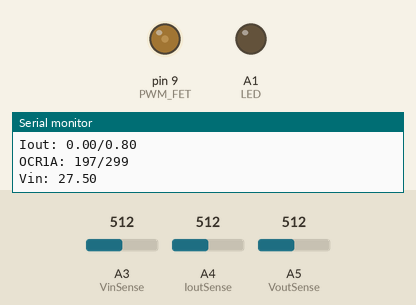
This sketch was run on a simulated Arduino Uno, built with avr-gcc and run on an emulated ATmega328P. On the bench: output pins drawn as LEDs (lit = HIGH), the last lines printed to the serial monitor. Dashed ring = blinking. Inputs (shaded band) come from the test bench; at power-on: A3 (VinSense) = 512, A4 (IoutSense) = 512, A5 (VoutSense) = 512.

Above: at 1.7 s.
1.8 s: A3 (VinSense) set to 332
At 2.7 s:
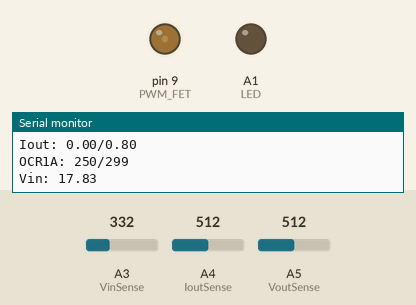
3.5 s: A3 (VinSense) set to 307
At 4.4 s:
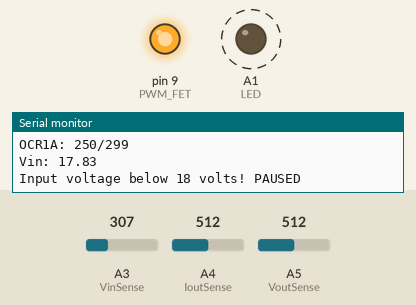
6.5 s: A3 (VinSense) set to 511
At 6.92 s:
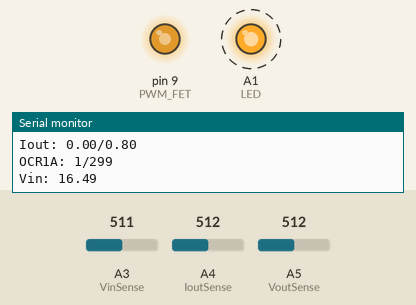
At 7.52 s:
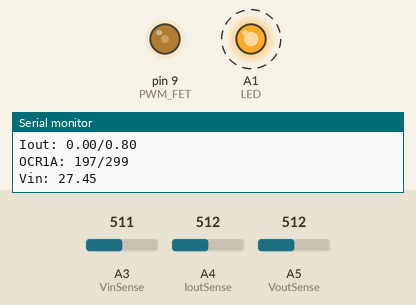
9.5 s: A4 (IoutSense) set to 716
12.5 s: A5 (VoutSense) set to 958
15.5 s: A5 (VoutSense) set to 987
Timing chart, 0 to 18.0 s (numbered marks = the images above; inputs shaded):
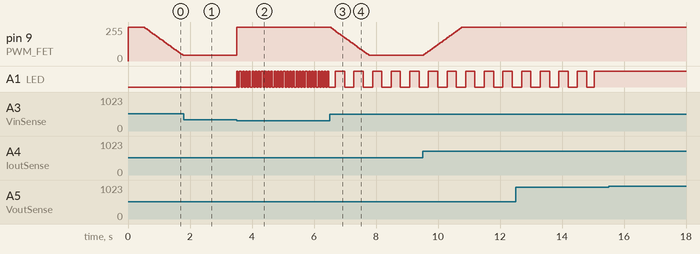

The sketch:

SMPS_v4.ino
```cpp
/*
Author: James Fotherby
  A program to control the output voltage of a non-synchronous boost converter used as a battery charger. A current sensor measures output current and
  resistor dividors measure input and output voltages. The Duty cycle to the MOSFET is continuously adjusted to maintain the set output voltage and
  current.

  To prevent control loop oscillations, the duty cycle is adjusted relatively slowly. This is fine for most applications but not all since the output voltage
  dips for a few douzen milliseconds on attachement of a load. The duty cycle is immediately cut back to zero if the output voltage exceeds a set threshold. This
  prevents damagingly high voltages from developing when a load is suddenly removed, which is a major issue with non-syncronous boost converters.

  A test is done every 15 seconds to see whether disabling pwm causes the output voltage to drop towards 19v. This would indicate nothing is connected to the output
  and that it is RC decaying through the voltage dividers for the Arduino's ADC. If such a scenario is detected the circuit idles and stops boosting. Reconnection
  of a battery starts things up again.

*/

// Pin descriptions
#define PWM_FET               9                                                 //OC1A - 16bit PWM output

#define LED                   A1
#define VinSense              A3
#define IoutSense             A4
#define VoutSense             A5

// Constants
#define VOLTAGE_SENSE_CONST   0.0537109
#define CURRENT_SENSE_CONST   0.02639

// Variables
int ICR_Reg = 299;                                                              // 53KHz PWM frequency
float VoltageSetPoint = 50.0;       //###### VERY IMPORTANT #######             // Battery longevity increased by not fully charging it.
float CurrentSetPoint = 0.8;        //###### VERY IMPORTANT #######             // This value means under 4A input for the whole charge (inductor's saturation limit) It slightly underestimates...
float Vout;
float Vin;
float Iout;

byte LED_Duty;

unsigned long CurrentMicros[5] = {0,0,0,0,0};
unsigned long PreviousMicros[5] = {0,0,0,0,0};
unsigned long Interval[5] = {100, 5000, 60000, 500000, 15000000};

//float Charge_Levels[10] = {29.6, 30.4, 30.8, 31.2, 31.6, 32.0, 32.4, 32.8, 33.2, 33.8};         // 8S
float Charge_Levels[10] = {44.4, 45.6, 46.2, 46.8, 47.4, 48.0, 48.6, 49.2, 49.8, 50.7};           // 12S

// Methods
void Check_Battery_Status(void);
void Iterate_Control_Loop(void);
void Display_Debug_Data(void);
void Over_Volt_Check(void);
void Toggle_LED(void);

//##############################################################################
// SETUP
//##############################################################################
void setup()
{
  Serial.begin(115200);                                                         // Starts Serial driver

  ICR1 = ICR_Reg;
  OCR1A = 0;

  pinMode(LED, OUTPUT);
  pinMode(PWM_FET, OUTPUT);
  pinMode(VinSense, INPUT);
  pinMode(IoutSense, INPUT);
  pinMode(VoutSense, INPUT);

  TCCR1A = 0b11000010;
  TCCR1B = 0b00011001;                                                          // Fast PWM, No Prescaling of the clock

  Serial.println("Starting up...");
  delay(500);
}

//##############################################################################
// LOOP
//##############################################################################
void loop()
{
// This loop calls various functions with a regular period (as stored in the Interval[] array)

  for(int i = 0;i < 5;i++)
  {
    CurrentMicros[i] = micros();
    if (CurrentMicros[i] - PreviousMicros[i] >= Interval[i])
    {
      PreviousMicros[i] = CurrentMicros[i];

      switch (i) {
      case 0:
        Over_Volt_Check();                                                    // 1) Perform check to see if output voltage has risen too high
        break;

      case 1:
        Iterate_Control_Loop();                                               // 2) Adjust PWM duty cycle until desired output voltage or current is reached
        break;

      case 2:
        Toggle_LED();                                                         // 3) Flash LED to indicate current state
        break;

      case 3:
        Display_Debug_Data();                                                 // 4) Display Debug Info
        break;

      case 4:
        Check_Battery_Status();                                               // 5) Check Whether Battery Connected etc
        break;
      }
    }
  }
}

//##############################################################################
// SUBROUTINES
//##############################################################################
void Over_Volt_Check()
{
  Vout = (float)analogRead(VoutSense) * VOLTAGE_SENSE_CONST;                    // Convert Analogue read to real voltage value

  if(Vout > VoltageSetPoint + 2.0)                                              // If voltage goes 2 volts higher than the set point. Shut off immediately
  {
    OCR1A = 0;
    Serial.println("OVER VOLTAGE, RESET PWM");
    delay(10);
  }
}

//==============================================================================
void Iterate_Control_Loop()
{
  Vout = (float)analogRead(VoutSense) * VOLTAGE_SENSE_CONST;                    // Convert Analogue read to real voltage value
  Iout = ((float)analogRead(IoutSense)  - 512.0) * CURRENT_SENSE_CONST;

  if((Vout < VoltageSetPoint) && (Iout < CurrentSetPoint))
  {
    OCR1A = min(OCR1A, (ICR_Reg - 50));                                         // Limit maximum duty cycle (~83%)
    OCR1A++;
  }
  else
  {
    OCR1A = max(OCR1A, 1);                                                      // Limit minimum duty cycle to 0% obviously
    OCR1A--;
  }
}

//==============================================================================
void Toggle_LED()
{
  static byte ledState;
  static byte LED_Duty_Counter = 0;

  LED_Duty_Counter++;
  if(LED_Duty_Counter > 9)
    LED_Duty_Counter = 0;

  if(LED_Duty_Counter >= LED_Duty)
    ledState = LOW;
  else
    ledState = HIGH;

  digitalWrite(LED, ledState);                                                  // Set the LED with the ledState of the variable:
}

//==============================================================================
void Display_Debug_Data()
{
  Serial.print("Vout: ");
  Serial.print(Vout);

  Serial.print("/");
  Serial.println(VoltageSetPoint);

  Serial.print("Iout: ");
  Serial.print(Iout);

  Serial.print("/");
  Serial.println(CurrentSetPoint);

  Serial.print("OCR1A: ");
  Serial.print(OCR1A);
  Serial.print("/");
  Serial.println(ICR_Reg);

  Serial.print("Vin: ");
  Serial.println(Vin);
  Serial.println();

  Vin = (float)analogRead(VinSense) * VOLTAGE_SENSE_CONST;
  if(Vin < 17.0)
  {
    OCR1A = 0;
    Serial.println("Input voltage below 18 volts! PAUSED");

    while(((float)analogRead(VinSense) * VOLTAGE_SENSE_CONST) < 18.0)
    {
      LED_Duty = 5;
      Toggle_LED();
      delay(10);
    }
  }
}

//==============================================================================
void Check_Battery_Status()
{
  Serial.println("Battery Check");

  OCR1A = 0;                                                                    // Switch off output and immediately measure output voltage
  delay(1);

  float Measured_Battery_Voltage = (float)analogRead(VoutSense) * VOLTAGE_SENSE_CONST;
  Serial.print("Measured Battery Voltage: ");
  Serial.println(Measured_Battery_Voltage);

  static byte Suspect_Disconnected_Battery = 0;
  float Voltage_to_Reach = VoltageSetPoint - 0.25;
  byte counter = 0;

  // Checks if battery is fully charged. If so, the target voltage will be reached and current flow will be zero.
  while(Measured_Battery_Voltage >= Voltage_to_Reach && Iout <= 0.1)            // If the standalone Battery Voltage >= The Set point and less than 0.1A is flowing stay in this loop
  {
    Voltage_to_Reach = VoltageSetPoint - 0.5;                                   // Add a bit of Hysterisis in. This makes it easier to stay in this loop by reducing the set point slightly once here

    LED_Duty = 10;                                                              // Simply ensures LED is always on
    Toggle_LED();
    delay(10);

    counter++;                                                                  // Increment counter every 10ms whilst in this loop.
    counter = min(counter, 100);
    if(counter == 99)    {                                                      // If we're staying in this loop it means a battery must be connected. And it must be fully charged
      Serial.println("Battery Fully Charged... PAUSED");
      Suspect_Disconnected_Battery = 0;
    }

    Measured_Battery_Voltage = (float)analogRead(VoutSense) * VOLTAGE_SENSE_CONST;
  }

  Serial.print("counter: ");
  Serial.println(counter);

  if(counter == 0)                                                              // We haven't charged the battery yet! (Or has the Measured_Battery_Voltage been pulled down very quickly?)
  {
  }
  else if(counter > 1 && counter < 30)                                          // The decay was fast enough to suspect it was due to self discharge. Otherwise the battery would have maintained the voltage.
  {
    Suspect_Disconnected_Battery++;
  }
  else                                                                          // The decay was quite slow. Unlikely to be because of a disconnected output
  {
    Suspect_Disconnected_Battery = 0;
  }

  Serial.print("SDB count: ");
  Serial.println(Suspect_Disconnected_Battery);

  // If we've had 4 Suspect_Disconnected_Battery +ve tests do a final check then indicate such condition and wait until a battery is connected
  if(Suspect_Disconnected_Battery >= 4)
  {
    Serial.println("Suspect Disconnected Battery!");
    delay(15000);                                                               // Should allow enough time for voltage to decay to ~19volts

    Suspect_Disconnected_Battery = 0;
    Measured_Battery_Voltage = (float)analogRead(VoutSense) * VOLTAGE_SENSE_CONST;

    while(Measured_Battery_Voltage < 22.0)
    {
      LED_Duty = 0;
      Toggle_LED();
      delay(2500);

      LED_Duty = 10;
      Toggle_LED();
      delay(50);

      Measured_Battery_Voltage = (float)analogRead(VoutSense) * VOLTAGE_SENSE_CONST;
      Serial.print("Battery Disconnected... PAUSED. Voltage on output: ");
      Serial.println(Measured_Battery_Voltage);
    }
  }

  // Flash the LED at a duty that represents the batteries charge status.
  LED_Duty = 1;
  for(int i = 0; i < 9; i++)
  {
    if(Measured_Battery_Voltage > Charge_Levels[i])
      LED_Duty++;
  }
}
```

Measured:
- the behaviour switches between 317 and 316 on A3 (VinSense) (found by bisection; images 1 and 2)
- after the input at 1.8 s, pin 9 (PWM_FET): stays 43/255 (without the input it goes to 42/255 after 1.7 s)
- after the input at 3.5 s, pin 9 (PWM_FET): 43/255 → 255/255 at once; A1 (LED): alternates HIGH for 0.05 s and LOW for 0.05 s, starting at once
- after the input at 6.5 s, pin 9 (PWM_FET): moves from 255/255 to 43/255 over 1.2 s, starting at once; A1 (LED): alternates HIGH for 0.30 s and LOW for 0.30 s, starting after 0.18 s
